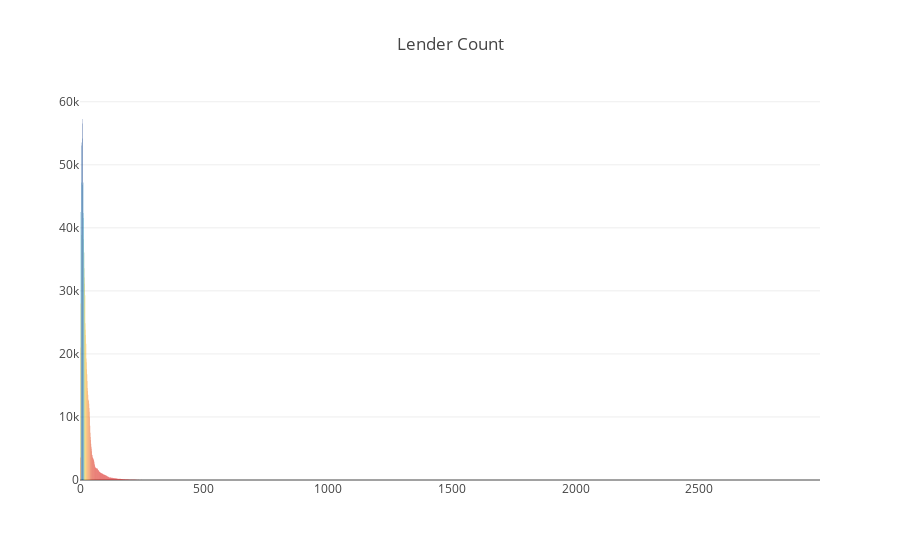

Notebook code cell kept with this figure:
### Markdown cell above
The lender_count column indicates that there are more than one lenders contributing towards the loan. Let's see the frequency distribution of lender_count

### Code cell
lender_count_srs = kiva_loans_df.lender_count.value_counts()

trace = go.Bar(
    x=lender_count_srs.index,
    y=lender_count_srs.values,
    marker=dict(
        color=lender_count_srs.values,
        colorscale = 'Portland',
        reversescale = True
    ),
)

layout = go.Layout(
    title='Lender Count'
)

data = [trace]
fig = go.Figure(data=data, layout=layout)
py.iplot(fig, filename="LenderCount")

### Figure 1 — Plotly figure (JSON) as saved in the notebook; plotly's stock layout.template omitted (floating-point values rounded to 4 significant figures; data arrays with more than 128 entries replaced by an {"elided": "..."} marker saying what was removed)
{"data": [{"marker": {"color": {"elided": "551 int values"}, "colorscale": "Portland", "reversescale": true}, "type": "bar", "x": {"elided": "551 int values"}, "y": {"elided": "551 int values"}}], "layout": {"title": "Lender Count"}}
